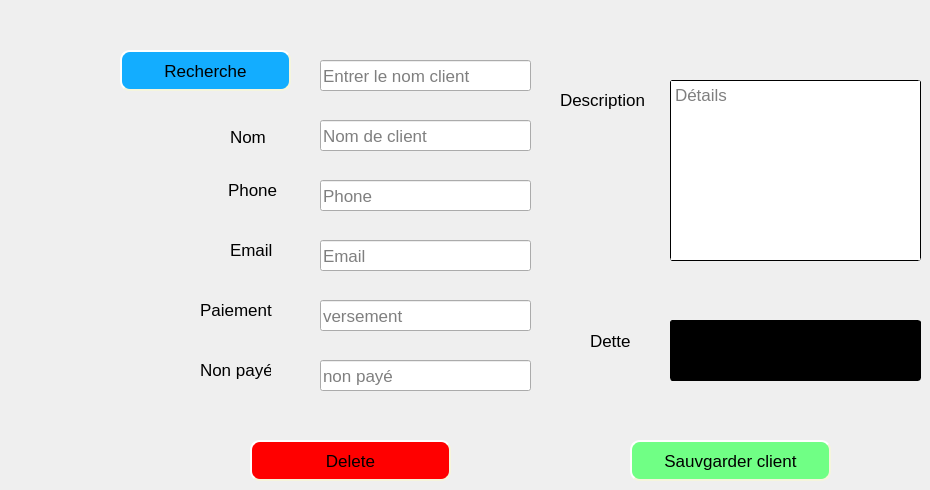
      <widget class="QWidget" name="tab_14">
       <attribute name="title">
        <string>Modifier Client</string>
       </attribute>
       <widget class="QPushButton" name="pushButton_16">
        <property name="geometry">
         <rect>
          <x>630</x>
          <y>440</y>
          <width>201</width>
          <height>41</height>
         </rect>
        </property>
        <property name="font">
         <font>
          <pointsize>13</pointsize>
         </font>
        </property>
        <property name="styleSheet">
         <string notr="true">QPushButton{
background-color: rgb(112, 255, 133);
border-style: outset;
border-width: 2px;
border-radius: 10px;
border-color: beige;
min-width: 10em;
padding: 6px;

}
QPushButton:hover:!pressed
{

	
	background-color: rgb(55, 217, 109);
}</string>
        </property>
        <property name="text">
         <string>Sauvgarder client</string>
        </property>
        <property name="icon">
         <iconset resource="iconne.qrc">
          <normaloff>:/icone/save.png</normaloff>:/icone/save.png</iconset>
        </property>
        <property name="iconSize">
         <size>
          <width>22</width>
          <height>22</height>
         </size>
        </property>
       </widget>
       <widget class="QLineEdit" name="lineEdit_14">
        <property name="geometry">
         <rect>
          <x>320</x>
          <y>180</y>
          <width>211</width>
          <height>31</height>
         </rect>
        </property>
        <property name="font">
         <font>
          <pointsize>13</pointsize>
         </font>
        </property>
        <property name="placeholderText">
         <string>Phone</string>
        </property>
       </widget>
       <widget class="QLabel" name="label_16">
        <property name="geometry">
         <rect>
          <x>228</x>
          <y>180</y>
          <width>61</width>
          <height>20</height>
         </rect>
        </property>
        <property name="font">
         <font>
          <pointsize>13</pointsize>
         </font>
        </property>
        <property name="text">
         <string>Phone</string>
        </property>
       </widget>
       <widget class="QLineEdit" name="lineEdit_15">
        <property name="geometry">
         <rect>
          <x>320</x>
          <y>120</y>
          <width>211</width>
          <height>31</height>
         </rect>
        </property>
        <property name="font">
         <font>
          <pointsize>13</pointsize>
         </font>
        </property>
        <property name="cursorPosition">
         <number>0</number>
        </property>
        <property name="placeholderText">
         <string>Nom de client</string>
        </property>
       </widget>
       <widget class="QLabel" name="label_17">
        <property name="geometry">
         <rect>
          <x>230</x>
          <y>130</y>
          <width>47</width>
          <height>13</height>
         </rect>
        </property>
        <property name="font">
         <font>
          <pointsize>13</pointsize>
         </font>
        </property>
        <property name="text">
         <string>Nom</string>
        </property>
       </widget>
       <widget class="QLineEdit" name="lineEdit_17">
        <property name="geometry">
         <rect>
          <x>320</x>
          <y>240</y>
          <width>211</width>
          <height>31</height>
         </rect>
        </property>
        <property name="font">
         <font>
          <pointsize>13</pointsize>
         </font>
        </property>
        <property name="text">
         <string/>
        </property>
        <property name="placeholderText">
         <string>Email</string>
        </property>
       </widget>
       <widget class="QLabel" name="label_19">
        <property name="geometry">
         <rect>
          <x>230</x>
          <y>240</y>
          <width>51</width>
          <height>20</height>
         </rect>
        </property>
        <property name="font">
         <font>
          <pointsize>13</pointsize>
         </font>
        </property>
        <property name="text">
         <string>Email</string>
        </property>
       </widget>
       <widget class="QLabel" name="label_20">
        <property name="geometry">
         <rect>
          <x>200</x>
          <y>300</y>
          <width>81</width>
          <height>20</height>
         </rect>
        </property>
        <property name="font">
         <font>
          <pointsize>13</pointsize>
         </font>
        </property>
        <property name="text">
         <string>Paiement</string>
        </property>
       </widget>
       <widget class="QLineEdit" name="lineEdit_18">
        <property name="geometry">
         <rect>
          <x>320</x>
          <y>300</y>
          <width>211</width>
          <height>31</height>
         </rect>
        </property>
        <property name="font">
         <font>
          <pointsize>13</pointsize>
         </font>
        </property>
        <property name="text">
         <string/>
        </property>
        <property name="dragEnabled">
         <bool>false</bool>
        </property>
        <property name="readOnly">
         <bool>false</bool>
        </property>
        <property name="placeholderText">
         <string>versement</string>
        </property>
       </widget>
       <widget class="QLineEdit" name="lineEdit_16">
        <property name="geometry">
         <rect>
          <x>320</x>
          <y>60</y>
          <width>211</width>
          <height>31</height>
         </rect>
        </property>
        <property name="font">
         <font>
          <pointsize>13</pointsize>
         </font>
        </property>
        <property name="cursorPosition">
         <number>0</number>
        </property>
        <property name="placeholderText">
         <string>Entrer le nom client</string>
        </property>
       </widget>
       <widget class="QPushButton" name="pushButton_17">
        <property name="geometry">
         <rect>
          <x>120</x>
          <y>50</y>
          <width>171</width>
          <height>41</height>
         </rect>
        </property>
        <property name="font">
         <font>
          <pointsize>13</pointsize>
         </font>
        </property>
        <property name="styleSheet">
         <string notr="true">QPushButton{
background-color: rgb(19, 173, 255);
border-style: outset;
border-width: 2px;
border-radius: 10px;
border-color: beige;
padding: 6px;
}
QPushButton:hover:!pressed
{

	background-color: rgb(85, 255, 255);
}</string>
        </property>
        <property name="text">
         <string>Recherche</string>
        </property>
        <property name="icon">
         <iconset resource="iconne.qrc">
          <normaloff>:/icone/searche.png</normaloff>:/icone/searche.png</iconset>
        </property>
       </widget>
       <widget class="QPushButton" name="pushButton_18">
        <property name="geometry">
         <rect>
          <x>250</x>
          <y>440</y>
          <width>201</width>
          <height>41</height>
         </rect>
        </property>
        <property name="font">
         <font>
          <pointsize>13</pointsize>
         </font>
        </property>
        <property name="styleSheet">
         <string notr="true">QPushButton{
background-color: rgb(255, 0, 0);
border-style: outset;
border-width: 2px;
border-radius: 10px;
border-color: beige;
min-width: 1em;
padding: 6px;
}
QPushButton:hover:!pressed
{
background-color: rgb(255, 70, 70);
}</string>
        </property>
        <property name="text">
         <string>Delete</string>
        </property>
        <property name="icon">
         <iconset resource="iconne.qrc">
          <normaloff>:/icone/delete.png</normaloff>:/icone/delete.png</iconset>
        </property>
        <property name="iconSize">
         <size>
          <width>22</width>
          <height>22</height>
         </size>
        </property>
       </widget>
       <widget class="QLabel" name="label_49">
        <property name="geometry">
         <rect>
          <x>200</x>
          <y>360</y>
          <width>71</width>
          <height>20</height>
         </rect>
        </property>
        <property name="font">
         <font>
          <pointsize>13</pointsize>
         </font>
        </property>
        <property name="text">
         <string>Non payé</string>
        </property>
       </widget>
       <widget class="QLineEdit" name="lineEdit_35">
        <property name="geometry">
         <rect>
          <x>320</x>
          <y>360</y>
          <width>211</width>
          <height>31</height>
         </rect>
        </property>
        <property name="font">
         <font>
          <pointsize>13</pointsize>
         </font>
        </property>
        <property name="text">
         <string/>
        </property>
        <property name="dragEnabled">
         <bool>false</bool>
        </property>
        <property name="readOnly">
         <bool>false</bool>
        </property>
        <property name="placeholderText">
         <string>non payé</string>
        </property>
       </widget>
       <widget class="QLabel" name="label_50">
        <property name="geometry">
         <rect>
          <x>590</x>
          <y>330</y>
          <width>71</width>
          <height>21</height>
         </rect>
        </property>
        <property name="font">
         <font>
          <pointsize>13</pointsize>
         </font>
        </property>
        <property name="text">
         <string>Dette</string>
        </property>
       </widget>
       <widget class="QLineEdit" name="lineEdit_71">
        <property name="enabled">
         <bool>false</bool>
        </property>
        <property name="geometry">
         <rect>
          <x>670</x>
          <y>320</y>
          <width>251</width>
          <height>61</height>
         </rect>
        </property>
        <property name="font">
         <font>
          <pointsize>40</pointsize>
          <weight>75</weight>
          <bold>true</bold>
         </font>
        </property>
        <property name="styleSheet">
         <string notr="true">color: rgb(255, 0, 0);
background-color: rgb(0, 0, 0);
border-style: outset;
border-width: 1px;
border-radius: 3px;</string>
        </property>
        <property name="placeholderText">
         <string/>
        </property>
       </widget>
       <widget class="QLabel" name="label_58">
        <property name="geometry">
         <rect>
          <x>560</x>
          <y>90</y>
          <width>91</width>
          <height>20</height>
         </rect>
        </property>
        <property name="font">
         <font>
          <pointsize>13</pointsize>
         </font>
        </property>
        <property name="text">
         <string>Description</string>
        </property>
       </widget>
       <widget class="QPlainTextEdit" name="plainTextEdit_4">
        <property name="geometry">
         <rect>
          <x>670</x>
          <y>80</y>
          <width>251</width>
          <height>181</height>
         </rect>
        </property>
        <property name="font">
         <font>
          <pointsize>13</pointsize>
         </font>
        </property>
        <property name="styleSheet">
         <string notr="true">border-style: outset;
border-width: 1px;
border-radius: 3px;</string>
        </property>
        <property name="placeholderText">
         <string>Détails</string>
        </property>
       </widget>
      </widget>
